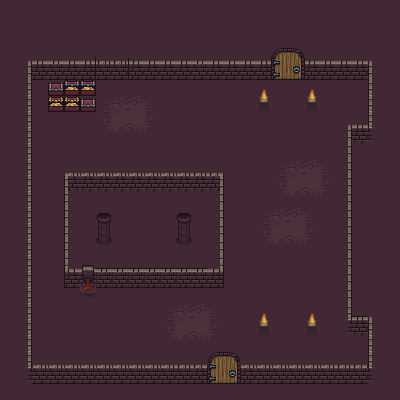

Below is a game level as drawn by its tile map, then a one-line description and the .tmx file that defines it, in full:
An orthogonal 25x25 tile map with 16x16 px tiles, 3 tile layers (Floor, Walls, Above), 2 tilesets.

<map version="1.4" tiledversion="1.4.2" orientation="orthogonal" renderorder="right-down" width="25" height="25" tilewidth="16" tileheight="16" infinite="0" nextlayerid="6" nextobjectid="1">
 <editorsettings>
  <export target="map2.json" format="json" />
 </editorsettings>
 <tileset firstgid="1" name="16x16_tileset" tilewidth="16" tileheight="16" tilecount="256" columns="16">
  <image source="../spritesheets/16x16_tileset.png" width="256" height="256" />
 </tileset>
 <tileset firstgid="257" name="16x16_walls" tilewidth="16" tileheight="16" tilecount="256" columns="16">
  <image source="../spritesheets/16x16_walls.png" width="256" height="256" />
 </tileset>
 <layer id="1" name="Floor" width="25" height="25">
  <data encoding="csv">
371,371,371,371,371,371,371,371,371,371,371,371,371,371,371,371,371,371,371,371,371,371,371,371,371,
371,371,371,371,371,371,371,371,371,371,371,371,371,371,371,371,371,371,371,371,371,371,371,371,371,
371,371,371,371,371,371,371,371,371,371,371,371,371,371,371,371,371,371,371,371,371,371,371,371,371,
371,371,371,371,371,371,371,371,371,371,371,371,371,371,371,371,371,371,371,371,371,371,371,371,371,
371,371,371,8,8,371,371,371,371,371,371,371,371,371,371,371,371,371,371,371,371,371,371,371,371,
371,371,371,371,371,371,371,371,371,371,371,371,371,371,371,371,371,371,371,371,371,371,371,371,371,
371,371,371,371,371,371,97,98,99,100,371,371,371,371,371,371,371,371,371,371,371,371,371,371,371,
371,371,371,371,371,371,113,114,115,116,371,371,371,371,371,371,371,371,371,371,371,371,371,371,371,
371,371,371,371,371,371,129,130,131,132,371,371,371,371,371,371,371,371,371,371,371,371,371,371,371,
371,371,371,371,371,371,371,371,371,371,371,371,371,371,371,371,371,371,371,371,371,371,371,371,371,
371,371,371,371,371,371,371,371,371,371,371,371,371,371,371,371,371,97,98,99,100,371,371,371,371,
371,371,371,371,371,371,371,371,371,371,371,371,371,371,371,371,371,113,114,115,116,371,371,371,371,
371,371,371,371,371,371,371,371,371,371,371,371,371,371,371,371,371,129,130,131,132,371,371,371,371,
371,371,371,371,371,371,371,371,371,371,371,371,371,371,371,371,97,98,99,100,371,371,371,371,371,
371,371,371,371,371,371,371,371,371,371,371,371,371,371,371,371,113,114,115,116,371,371,371,371,371,
371,371,371,371,371,371,371,371,371,371,371,371,371,371,371,371,129,130,131,132,371,371,371,371,371,
371,371,371,371,371,371,371,371,371,371,371,371,371,371,371,371,371,371,371,371,371,371,371,371,371,
371,371,371,371,371,371,371,371,371,371,371,371,371,371,371,371,371,371,371,371,371,371,371,371,371,
371,371,371,371,371,81,371,371,371,371,371,371,371,371,371,371,371,371,371,371,371,371,371,371,371,
371,371,371,371,371,371,371,371,371,371,97,98,99,100,371,371,371,371,371,371,371,371,371,371,371,
371,371,371,371,371,371,371,371,371,371,113,114,115,116,371,371,371,371,371,371,371,371,371,371,371,
371,371,371,371,371,371,371,371,371,371,129,130,131,132,371,371,371,371,371,371,371,371,371,371,371,
371,371,371,371,371,371,371,371,371,371,371,371,371,371,371,371,371,371,371,371,371,371,371,371,371,
371,371,371,371,371,371,371,371,371,371,371,371,371,371,371,371,371,371,371,371,371,371,371,371,371,
371,371,371,371,371,371,371,371,371,371,371,371,371,371,371,371,371,371,371,371,371,371,371,371,371
</data>
 </layer>
 <layer id="4" name="Walls" width="25" height="25">
  <data encoding="csv">
0,0,0,0,0,0,0,0,0,0,0,0,0,0,0,0,0,0,0,0,0,0,0,0,0,
0,0,0,0,0,0,0,0,0,0,0,0,0,0,0,0,0,0,0,0,0,0,0,0,0,
0,0,0,0,0,0,0,0,0,0,0,0,0,0,0,0,0,0,0,0,0,0,0,0,0,
0,257,258,258,258,279,2,2,282,258,258,258,258,258,258,258,279,280,281,282,258,258,258,259,0,
0,273,274,18,274,295,18,18,298,274,274,274,18,274,274,274,295,296,297,298,274,274,274,275,0,
0,289,0,191,223,223,0,0,0,0,0,0,0,0,0,0,0,0,0,0,0,0,0,291,0,
0,289,0,224,224,191,0,0,0,0,0,0,0,0,0,0,170,0,0,170,0,0,0,291,0,
0,289,0,0,0,0,0,0,0,0,0,0,0,0,0,0,0,0,0,0,0,0,0,291,0,
0,289,0,0,0,0,0,0,0,0,0,0,0,0,0,0,0,0,0,0,0,273,306,307,0,
0,289,0,0,0,0,0,0,0,0,0,0,0,0,0,0,0,0,0,0,0,273,0,0,0,
0,289,0,0,0,0,0,0,0,0,0,0,0,0,0,0,0,0,0,0,0,273,0,0,0,
0,289,0,0,276,306,306,306,306,306,306,306,306,277,0,0,0,0,0,0,0,273,0,0,0,
0,289,0,0,275,0,0,0,0,0,0,0,0,273,0,0,0,0,0,0,0,273,0,0,0,
0,289,0,0,275,0,190,0,0,0,0,190,0,273,0,0,0,0,0,0,0,273,0,0,0,
0,289,0,0,275,0,206,0,0,0,0,206,0,273,0,0,0,0,0,0,0,273,0,0,0,
0,289,0,0,275,0,222,0,0,0,0,222,0,273,0,0,0,0,0,0,0,273,0,0,0,
0,289,0,0,292,49,290,290,290,290,290,290,290,293,0,0,0,0,0,0,0,273,0,0,0,
0,289,0,0,308,65,17,17,17,17,17,17,18,309,0,0,0,0,0,0,0,273,0,0,0,
0,289,0,0,0,0,0,0,0,0,0,0,0,0,0,0,0,0,0,0,0,273,0,0,0,
0,289,0,0,0,0,0,0,0,0,0,0,0,0,0,0,0,0,0,0,0,289,290,259,0,
0,289,0,0,0,0,0,0,0,0,0,0,0,0,0,0,170,0,0,170,0,305,306,291,0,
0,289,0,0,0,0,0,0,0,0,0,0,0,0,0,0,0,0,0,0,0,0,0,291,0,
0,289,0,0,0,0,0,0,0,0,0,0,0,0,0,0,0,0,0,0,0,0,0,291,0,
0,305,18,18,18,18,18,18,18,18,18,18,295,296,297,298,18,18,18,18,18,18,18,307,0,
0,0,0,0,0,0,0,0,0,0,0,0,0,0,0,0,0,0,0,0,0,0,0,0,0
</data>
 </layer>
 <layer id="3" name="Above" width="25" height="25">
  <data encoding="csv">
0,0,0,0,0,0,0,0,0,0,0,0,0,0,0,0,0,0,0,0,0,0,0,0,0,
0,0,0,0,0,0,0,0,0,0,0,0,0,0,0,0,0,0,0,0,0,0,0,0,0,
0,0,0,0,0,0,0,0,0,0,0,0,0,0,0,0,0,0,0,0,0,0,0,0,0,
0,0,0,0,0,0,0,0,0,0,0,0,0,0,0,0,0,0,0,0,0,0,0,0,0,
0,0,0,0,0,0,0,0,0,0,0,0,0,0,0,0,0,0,0,0,0,0,0,0,0,
0,0,0,0,0,0,0,0,0,0,0,0,0,0,0,0,154,0,0,154,0,0,0,0,0,
0,0,0,0,0,0,0,0,0,0,0,0,0,0,0,0,0,0,0,0,0,0,0,0,0,
0,0,0,0,0,0,0,0,0,0,0,0,0,0,0,0,0,0,0,0,0,257,258,0,0,
0,0,0,0,0,0,0,0,0,0,0,0,0,0,0,0,0,0,0,0,0,0,0,0,0,
0,0,0,0,0,0,0,0,0,0,0,0,0,0,0,0,0,0,0,0,0,0,0,0,0,
0,0,0,0,1,1,1,1,1,1,1,1,2,3,0,0,0,0,0,0,0,0,0,0,0,
0,0,0,0,0,0,0,0,0,0,0,0,0,0,0,0,0,0,0,0,0,0,0,0,0,
0,0,0,0,0,0,0,0,0,0,0,0,0,0,0,0,0,0,0,0,0,0,0,0,0,
0,0,0,0,0,0,0,0,0,0,0,0,0,0,0,0,0,0,0,0,0,0,0,0,0,
0,0,0,0,0,0,0,0,0,0,0,0,0,0,0,0,0,0,0,0,0,0,0,0,0,
0,0,0,0,0,0,0,0,0,0,0,0,0,0,0,0,0,0,0,0,0,0,0,0,0,
0,0,0,0,0,0,0,0,0,0,0,0,0,0,0,0,0,0,0,0,0,0,0,0,0,
0,0,0,0,0,0,0,0,0,0,0,0,0,0,0,0,0,0,0,0,0,0,0,0,0,
0,0,0,0,0,0,0,0,0,0,0,0,0,0,0,0,0,0,0,0,0,0,0,0,0,
0,0,0,0,0,0,0,0,0,0,0,0,0,0,0,0,154,0,0,154,0,0,0,0,0,
0,0,0,0,0,0,0,0,0,0,0,0,0,0,0,0,0,0,0,0,0,0,0,0,0,
0,0,0,0,0,0,0,0,0,0,0,0,0,0,0,0,0,0,0,0,0,0,0,0,0,
0,0,1,1,1,1,1,1,1,1,1,2,3,280,281,1,1,1,1,1,1,2,3,0,0,
0,0,0,0,0,0,0,0,0,0,0,0,0,0,0,0,0,0,0,0,0,0,0,0,0,
0,0,0,0,0,0,0,0,0,0,0,0,0,0,0,0,0,0,0,0,0,0,0,0,0
</data>
 </layer>
</map>
